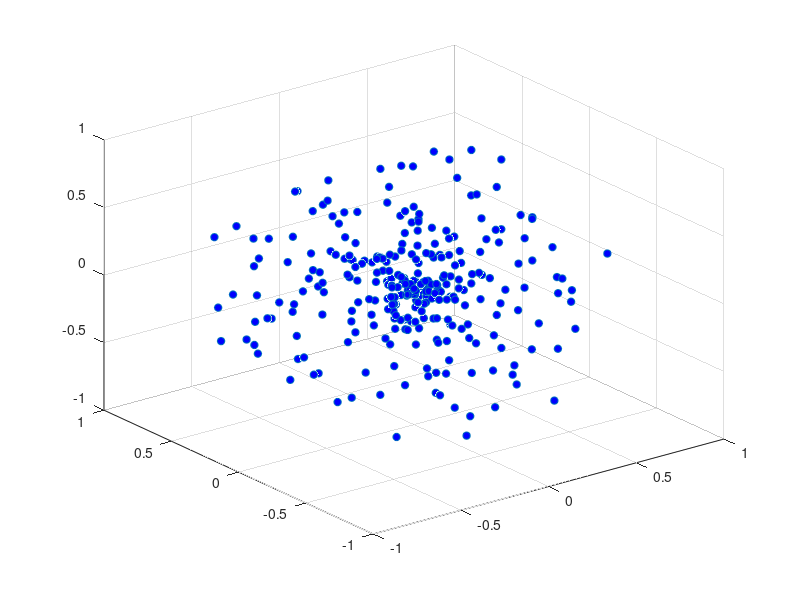

The MATLAB source for this figure: (Note: this script raises an error after producing the figure.)
% Demonstration of motion of the center of mass of a collection of 
% particles in the case where there is and is not motion of particles 
% relative to the center of mass. 
%
% See Ch. 6.1.3

% Copyright (c) 2015 Dmitry Savransky (ds264@cornell.edu)

N = 300;
th = acos(rand(1,N)*2 - 1);
phi = rand(1,N)*2*pi;
r = rand(1,N);
r0 = [r.*sin(th).*cos(phi);r.*sin(th).*sin(phi);r.*cos(th)];
rG = sum(r0,2)/N;

figure(1)
clf
set(1,'Position', [24,124,1140, 970])
p1 = scatter3(r0(1,:),r0(2,:),r0(3,:),30,'MarkerFaceColor','b');
p1.MarkerFaceAlpha=0.25;
hold on
G1 = plot3(rG(1),rG(2),rG(3),'k.','MarkerSize',60);
tr1 = plot3(rG(1),rG(2),rG(3),'k--');
hold off
axis equal
axis([-1,4,-1,4,-1,4])
grid on

figure(2)
clf
set(2,'Position', [1170,124,1140, 970])
p2 = scatter3(r0(1,:),r0(2,:),r0(3,:),30,'MarkerFaceColor','b');
p2.MarkerFaceAlpha=0.25;
hold on
G2 = plot3(rG(1),rG(2),rG(3),'k.','MarkerSize',60);
tr2 = plot3(rG(1),rG(2),rG(3),'k--');
hold off
axis equal
axis([-2,2,-2,2,-2,2])
grid on

v1 = repmat([1;1;1],1,N);
th = linspace(0,2*pi,151);
r2 = r0+repmat([cos(th(1));sin(th(1));0],1,N);
%%
for j = 1:150
    r1 = r0+v1*(j/45);
    rG1 = sum(r1,2)/N;
    set(p1,'XData',r1(1,:),'YData',r1(2,:),'ZData',r1(3,:))
    set(G1,'XData',rG1(1),'YData',rG1(2),'ZData',rG1(3))
    set(tr1,'XData',[get(tr1,'XData'),rG1(1)],...
        'YData',[get(tr1,'YData'),rG1(2)],...
        'ZData',[get(tr1,'ZData'),rG1(3)])
    
    v2 = randn(3,N);
    r2 = r2+v2/30+repmat([cos(th(j+1))-cos(th(j));sin(th(j+1))-sin(th(j));0],1,N);
    rG2 = sum(r2,2)/N;
    set(p2,'XData',r2(1,:),'YData',r2(2,:),'ZData',r2(3,:))
    set(G2,'XData',rG2(1),'YData',rG2(2),'ZData',rG2(3))
    if j == 1, set(tr2,'XData',rG2(1),'YData',rG2(2),'ZData',rG2(3)); end
    set(tr2,'XData',[get(tr2,'XData'),rG2(1)],...
        'YData',[get(tr2,'YData'),rG2(2)],...
        'ZData',[get(tr2,'ZData'),rG2(3)])
    
    pause(0.1)
end